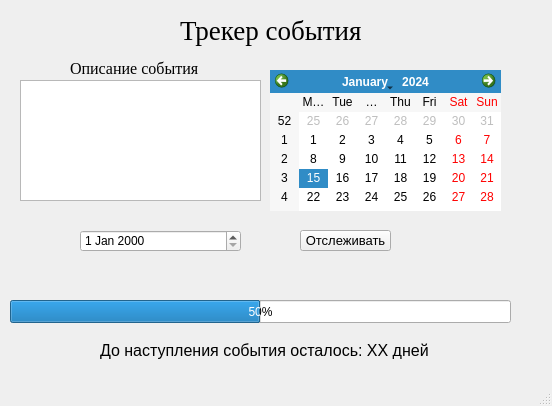
<?xml version="1.0" encoding="UTF-8"?>
<ui version="4.0">
 <class>MainWindow</class>
 <widget class="QMainWindow" name="MainWindow">
  <property name="geometry">
   <rect>
    <x>0</x>
    <y>0</y>
    <width>552</width>
    <height>406</height>
   </rect>
  </property>
  <property name="windowTitle">
   <string>Тест приложения на pythone  с модулем pyqt5</string>
  </property>
  <widget class="QWidget" name="centralwidget">
   <widget class="QLabel" name="label">
    <property name="enabled">
     <bool>true</bool>
    </property>
    <property name="geometry">
     <rect>
      <x>180</x>
      <y>10</y>
      <width>191</width>
      <height>41</height>
     </rect>
    </property>
    <property name="font">
     <font>
      <family>Times New Roman</family>
      <pointsize>20</pointsize>
     </font>
    </property>
    <property name="text">
     <string>Трекер события</string>
    </property>
   </widget>
   <widget class="QCalendarWidget" name="calendarWidget">
    <property name="geometry">
     <rect>
      <x>270</x>
      <y>70</y>
      <width>231</width>
      <height>141</height>
     </rect>
    </property>
   </widget>
   <widget class="QProgressBar" name="progressBar">
    <property name="geometry">
     <rect>
      <x>10</x>
      <y>300</y>
      <width>501</width>
      <height>23</height>
     </rect>
    </property>
    <property name="value">
     <number>50</number>
    </property>
   </widget>
   <widget class="QPlainTextEdit" name="plainTextEdit">
    <property name="geometry">
     <rect>
      <x>20</x>
      <y>80</y>
      <width>241</width>
      <height>121</height>
     </rect>
    </property>
   </widget>
   <widget class="QLabel" name="label_2">
    <property name="geometry">
     <rect>
      <x>70</x>
      <y>60</y>
      <width>131</width>
      <height>16</height>
     </rect>
    </property>
    <property name="font">
     <font>
      <family>Times New Roman</family>
      <pointsize>12</pointsize>
     </font>
    </property>
    <property name="text">
     <string>Описание события</string>
    </property>
   </widget>
   <widget class="QPushButton" name="pushButton">
    <property name="geometry">
     <rect>
      <x>300</x>
      <y>230</y>
      <width>91</width>
      <height>21</height>
     </rect>
    </property>
    <property name="font">
     <font>
      <pointsize>10</pointsize>
     </font>
    </property>
    <property name="text">
     <string>Отслеживать</string>
    </property>
    <property name="autoDefault">
     <bool>false</bool>
    </property>
    <property name="flat">
     <bool>false</bool>
    </property>
   </widget>
   <widget class="QLabel" name="label_3">
    <property name="geometry">
     <rect>
      <x>100</x>
      <y>340</y>
      <width>371</width>
      <height>20</height>
     </rect>
    </property>
    <property name="font">
     <font>
      <pointsize>12</pointsize>
     </font>
    </property>
    <property name="text">
     <string>До наступления события осталось: XX дней</string>
    </property>
   </widget>
   <widget class="QDateEdit" name="dateEdit">
    <property name="geometry">
     <rect>
      <x>80</x>
      <y>230</y>
      <width>161</width>
      <height>22</height>
     </rect>
    </property>
   </widget>
  </widget>
  <widget class="QMenuBar" name="menubar">
   <property name="geometry">
    <rect>
     <x>0</x>
     <y>0</y>
     <width>552</width>
     <height>21</height>
    </rect>
   </property>
  </widget>
  <widget class="QStatusBar" name="statusbar"/>
 </widget>
 <resources/>
 <connections/>
</ui>
